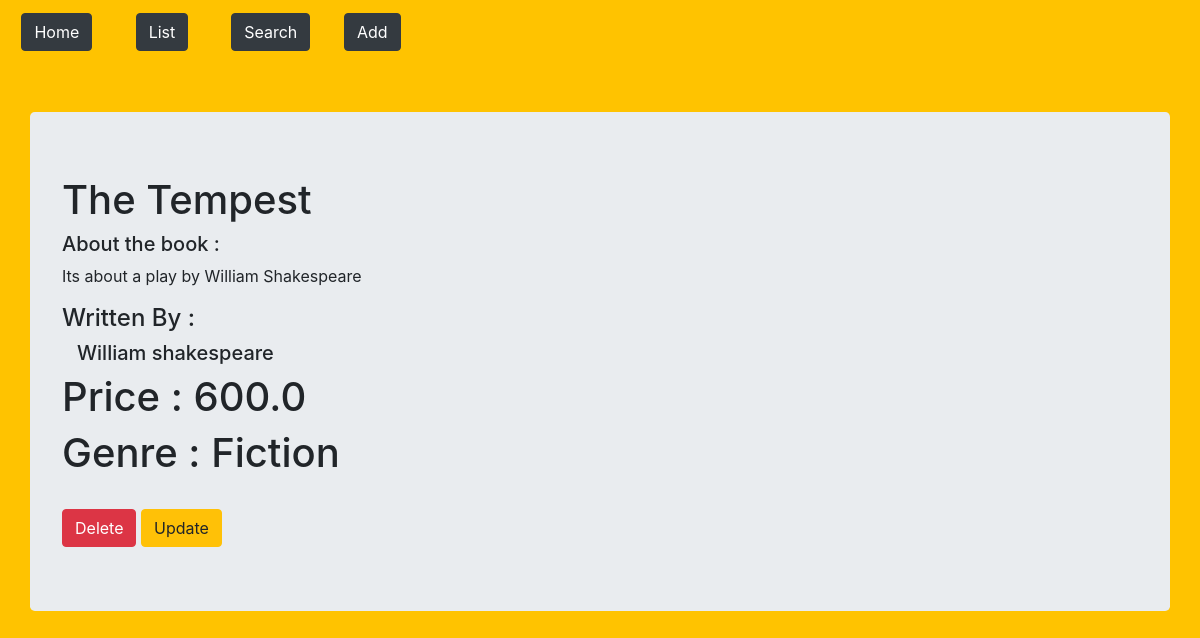
The app's page /books/detail/11/ with its own data.
### books/models.py (models this page shows, shortened)
class Books(models.Model):
    bookname = models.CharField(max_length=50)
    price = models.FloatField()
    author_name = models.ManyToManyField(Author)
    genre = models.ForeignKey(Genre,on_delete=models.CASCADE)
    description = models.CharField(max_length=200)

class Author(models.Model):
    name = models.CharField(max_length=40)
    def __str__(self):
        return self.name

class Genre(models.Model):
    name = models.CharField(max_length=30)
    def __str__(self):
        return self.name

### books/views.py (the view)
# urls.py: path('detail/<str:pk>/',DetailView,name='detail'),
def DetailView(request,pk):
    context = {}
    try:
        book = Books.objects.get(id=pk)
        context['book'] = book
    except:
        context['book'] = "empty, no such book"
        print("book doesn't exist")
    return render(request,'books/details.html',context)

### books/templates/books/details.html
{% extends './base.html' %}
  {% block bodyblock %}
  <br>
  <br>
    <div class=" container jumbotron ">
        <h1>{{ book.bookname }}</h1>
        <h5>About the book : </h5>
        <p>{{ book.description }}</p>
        <h4>Written By :</h4>
        <div class="container">
          {% for author in book.author_name.all %}
            <h5>{{ author }}</h5>
          {% endfor %}
        </div>
        <h1>Price : {{ book.price }}</h1>
        <h1> Genre : {{ book.genre }}</h1>
        <br>
        <a href="/books/delete/{{ book.id }}"><button class="btn btn-danger" type="button">Delete</button></a>
        <a href="/books/update/{{ book.id }}"><button class="btn btn-warning" type="button">Update</button></a>
    </div>
  {% endblock %}

### static/css/book_base.css (style rules this page uses)
body { background-color: #FFC300 !important; }

### records on screen
Books: bookname "The Tempest", description "Its about a play by William Shakespeare", price "600.0", genre "Fiction"
Author: name "William shakespeare"
